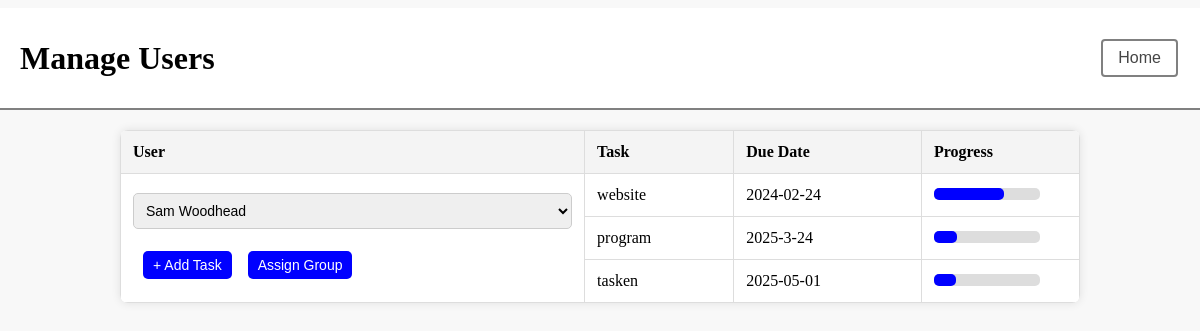
/manageUsersPage.php (signed in), run on an earlier commit of the app's database.
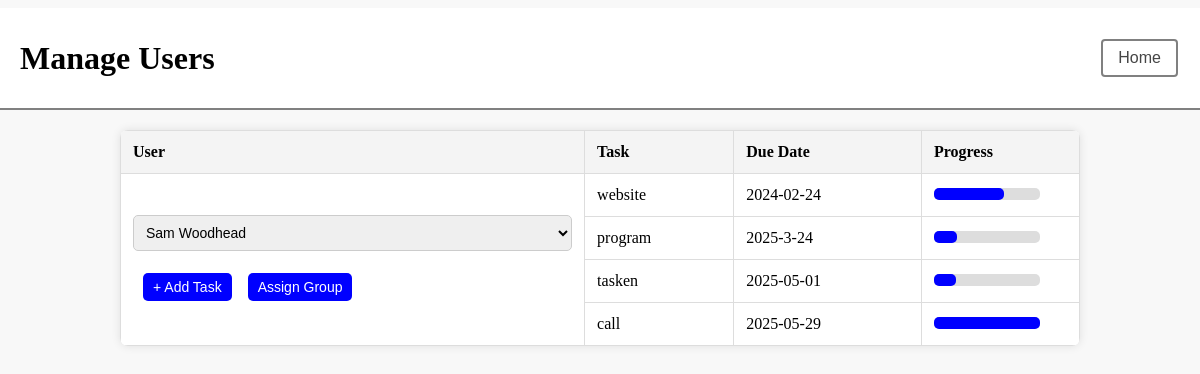
And on a later commit of the database.
### tables this page shows
CREATE TABLE "Task" (
	"taskID"	INTEGER NOT NULL UNIQUE,
	"userID"	INTEGER,
	"groupID"	INTEGER,
	"taskName"	TEXT NOT NULL,
	"description"	TEXT,
	"dueDate"	TEXT NOT NULL,
	"progress"	INTEGER NOT NULL DEFAULT 0,
	PRIMARY KEY("taskID" AUTOINCREMENT),
	FOREIGN KEY("userID") REFERENCES "User"("userID"),
	FOREIGN KEY("groupID") REFERENCES "TaskGroup"("groupID")
);

### manageUsersPage.php (the view, shortened to what this page needs)
<?php
$db = new SQLite3('TaskManagementDB.db');
$selectedUserID = $_SESSION['groupAdmin'] == 1 && isset($_POST['selectedUser']) ? $_POST['selectedUser'] : $_SESSION['userID'];
?>
<!DOCTYPE html>
<html lang="en">
<head>
    <link rel="stylesheet" href="manageUsers.css">
</head>
<body>
<div class="header">
    <h1>Manage Users</h1>
    <button class="home-button" onclick="window.location.href='mainPage.php'">Home</button>
</div>
<div class="container">
    <form method="POST" action="manageUsersPage.php">
        <table>
            <thead>
                <tr>
                    <th>User</th>
                    <th>Task</th>
                    <th>Due Date</th>
                    <th>Progress</th>
                </tr>
            </thead>
            <tbody>
                <tr>
                    <td rowspan="999">
                        <?php if ($_SESSION['groupAdmin'] == 1): ?>
                            <select name="selectedUser" onchange="this.form.submit()">
                                <?php
                                $users = $db->query("SELECT userID, fName, lName FROM User");
                                while ($user = $users->fetchArray(SQLITE3_ASSOC)) {
                                    $selected = ($selectedUserID == $user['userID']) ? "selected" : "";
                                    echo "<option value='{$user['userID']}' $selected>{$user['fName']} {$user['lName']}</option>";
                                }
                                ?>
                            </select>
                        <?php else: ?>
                            <p><?php echo $_SESSION['fName'] . " " . $_SESSION['lName']; ?></p>
                        <?php endif; ?>
                        <br><br>
                        <button class="add-task" type="button" onclick="window.location.href='createTaskPage.php'">+ Add Task</button>
                        <button class="assign-group" type="button" onclick="window.location.href='assignUserGroupPage.php'">Assign Group</button>
                    </td>
                    <?php
                    $stmt = $db->prepare("SELECT taskName, dueDate, progress FROM Task WHERE userID = :userID");
                    $stmt->bindValue(':userID', $selectedUserID, SQLITE3_INTEGER);
                    $tasks = $stmt->execute();
                    $first = true;
                    while ($task = $tasks->fetchArray(SQLITE3_ASSOC)) {
                        if (!$first) echo "<tr>";
                        echo "<td>" . $task['taskName'] . "</td>";
                        echo "<td>" . $task['dueDate'] . "</td>";
                        echo "<td>
                                <div class='progress-bar'>
                                    <div class='progress' style='width: {$task['progress']}%;'></div>
                                </div>
                              </td>";
                        echo "</tr>";
                        $first = false;
                    }
                    ?>
            </tbody>
        </table>
    </form>
</div>
</body>
</html>

What changed in the data, as far as the page shows it:
added task: taskName "call", dueDate "2025-05-29", progress 100 (drawn)
